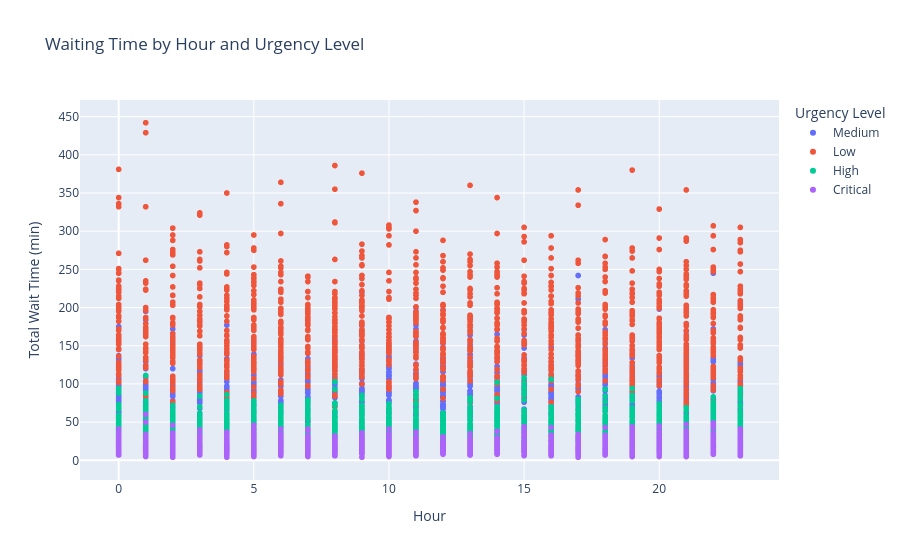

Notebook code for this chart:
### Code cell
import plotly.express as px

# Create a scatter plot using Plotly Express
fig = px.scatter(df, x='Hour', y='Total Wait Time (min)', color='Urgency Level', title='Waiting Time by Hour and Urgency Level')
fig.show()

### Figure 1 — Plotly figure (JSON) as saved in the notebook; plotly's stock layout.template omitted (floating-point values rounded to 4 significant figures; data arrays with more than 128 entries replaced by an {"elided": "..."} marker saying what was removed)
{"data": [{"hovertemplate": "Urgency Level=Medium<br>Hour=%{x}<br>Total Wait Time (min)=%{y}<extra></extra>", "legendgroup": "Medium", "marker": {"color": "#636efa", "symbol": "circle"}, "mode": "markers", "name": "Medium", "showlegend": true, "type": "scattergl", "x": {"elided": "1291 int values"}, "xaxis": "x", "y": {"elided": "1291 int values"}, "yaxis": "y"}, {"hovertemplate": "Urgency Level=Low<br>Hour=%{x}<br>Total Wait Time (min)=%{y}<extra></extra>", "legendgroup": "Low", "marker": {"color": "#EF553B", "symbol": "circle"}, "mode": "markers", "name": "Low", "showlegend": true, "type": "scattergl", "x": {"elided": "1222 int values"}, "xaxis": "x", "y": {"elided": "1222 int values"}, "yaxis": "y"}, {"hovertemplate": "Urgency Level=High<br>Hour=%{x}<br>Total Wait Time (min)=%{y}<extra></extra>", "legendgroup": "High", "marker": {"color": "#00cc96", "symbol": "circle"}, "mode": "markers", "name": "High", "showlegend": true, "type": "scattergl", "x": {"elided": "1245 int values"}, "xaxis": "x", "y": {"elided": "1245 int values"}, "yaxis": "y"}, {"hovertemplate": "Urgency Level=Critical<br>Hour=%{x}<br>Total Wait Time (min)=%{y}<extra></extra>", "legendgroup": "Critical", "marker": {"color": "#ab63fa", "symbol": "circle"}, "mode": "markers", "name": "Critical", "showlegend": true, "type": "scattergl", "x": {"elided": "1242 int values"}, "xaxis": "x", "y": {"elided": "1242 int values"}, "yaxis": "y"}], "layout": {"legend": {"title": {"text": "Urgency Level"}, "tracegroupgap": 0}, "title": {"text": "Waiting Time by Hour and Urgency Level"}, "xaxis": {"anchor": "y", "domain": [0, 1], "title": {"text": "Hour"}}, "yaxis": {"anchor": "x", "domain": [0, 1], "title": {"text": "Total Wait Time (min)"}}}}
